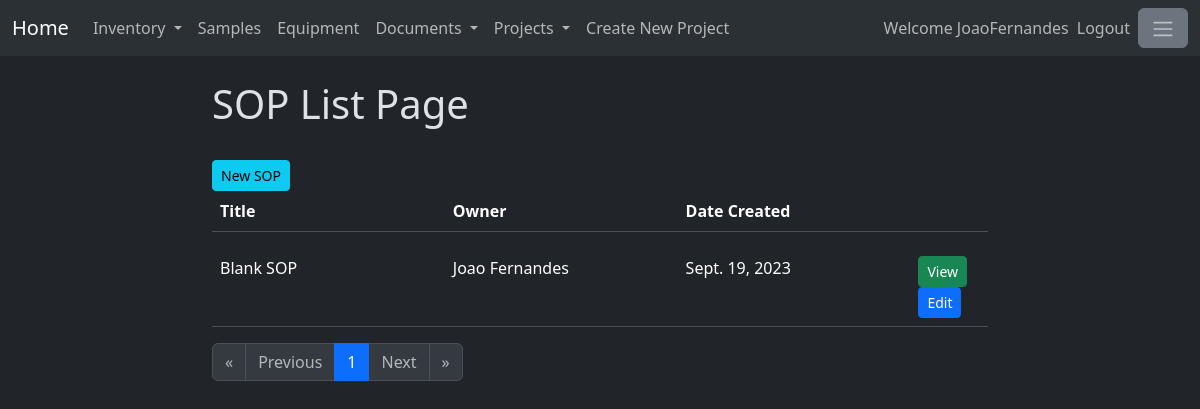
The app's page /SOPs/ (signed in) with its own data.
### standardoperatingprotocols/models.py (models this page shows, shortened)
class SOP(models.Model):
    title = models.CharField(max_length=200)
    documentBody = RichTextField(blank=True,null=True)
    isEnabled = models.BooleanField(default=True)
    owner = models.ForeignKey(User,on_delete=models.SET_NULL, null=True)
    ownerSignature = models.CharField(max_length=200,default="")
    creationDate = models.DateField(auto_now_add=True)
    linkedAttachment=models.ManyToManyField(SOPAttachments, related_name="linkedAttachment")
    trainer = models.ManyToManyField(User, related_name="trainer")
    trainee = models.ManyToManyField(User, related_name="trainee")

### standardoperatingprotocols/views.py (the view)
# urls.py: path('', views.SOPList.as_view(), name = 'SOPList'),
@method_decorator(login_required, name='dispatch')
class SOPList(TemplateView):
    template_name = 'SOPList.html'
    def get_context_data(self):
        context = super().get_context_data()
        projects=Projects.objects.filter(isEnabled=True)
        projectform = CreateNewProject()
        SOPListObjects = SOP.objects.filter(isEnabled=True).order_by('-creationDate')
        paginator = Paginator(SOPListObjects,1)
        page_number = self.request.GET.get("page")
        page_obj = paginator.get_page(page_number)
        context['page_obj'] = page_obj
        context['projects'] = projects
        context['projectform'] = projectform
        return context

### standardoperatingprotocols/templates/SOPList.html
{% extends 'baseSOP.html' %}
{% block content %}
<h1>SOP List Page</h1>
<br>
<a href="/SOPs/create" class="btn btn-info btn-sm" aria-current="true">
    New SOP
</a>
<br>
<table class="table" style="width: 100%;">
    <thead>
      <tr>
        <th width="30%" scope="col">Title</th>
        <th width="30%" scope="col">Owner</th>
        <th width="30%" scope="col">Date Created</th>
        <th width="10%" scope="col"> </th>
      </tr>
    </thead>
</table>
<div style="width:100%; overflow:auto; max-height:500px;">
    <table class="table">
        <tbody>
        {% for SOP in page_obj %}
            <tr>
                <td width="30%">
                    {{SOP.title}}
                </td>
                <td width="30%">
                    {{SOP.owner.first_name}} {{SOP.owner.last_name}}
                </td>
                <td width="30%">
                    {{SOP.creationDate}}
                </td>
                <td width="10%">
                    <a class="btn btn-success btn-sm" href="{% url 'specificSOP' SOP.id %}"
                    role="button">
                        View
                    </a>
                    <a class="btn btn-primary btn-sm" href="{% url 'editSOP' SOP.id %}"
                    role="button">
                        Edit
                    </a>
                </td>
            </tr>
        {% endfor %}
        </tbody>
    </table>
</div>
<nav aria-label="Page navigation">
    <ul class="pagination">
        {%if page_obj.has_previous%}
            <li class="page-item">
                <a class="page-link" href="?page=1" aria-label="First">
                <span aria-hidden="true">&laquo;</span>
                </a>
            </li>
            <li class="page-item">
                <a class="page-link" href="?page={{page_obj.previous_page_number}}" aria-label="Previous">
                <span aria-hidden="true">Previous</span>
                </a>
            </li>
        {% else %}
            <li class="page-item">
                <span class="page-link disabled" aria-hidden="true">&laquo;</span>
            </li>
            <li class="page-item">
                <span class="page-link disabled" aria-hidden="true">Previous</span>
            </li>
        {% endif%}
        {% for page in page_obj.paginator.page_range %}
            {% if page == page_obj.number %}
                <li class="page-item active"><a class="page-link" href="?page={{page}}">{{page}}</a></li>
            {% else %}
                <li class="page-item"><a class="page-link" href="?page={{page}}">{{page}}</a></li>
            {% endif %}
        {% endfor %}
        {%if page_obj.has_next%}
            <li class="page-item">
                <a class="page-link" href="?page={{page_obj.next_page_number}}" aria-label="Next">
                <span aria-hidden="true">Next</span>
                </a>
            </li>
            <li class="page-item">
                <a class="page-link" href="?page={{page_obj.paginator.num_pages}}" aria-label="Last">
                <span aria-hidden="true">&raquo;</span>
                </a>
            </li>
        {% else %}
            <li class="page-item">
                <span class="page-link disabled" aria-hidden="true">Next</span>
            </li>
            <li class="page-item">
                <span class="page-link disabled" aria-hidden="true">&raquo;</span>
            </li>
        {% endif%}
    </ul>
</nav>
{% endblock %}

### mainpage/templates/base.html (shortened to what this page needs)
<!doctype html>
{% load static %}
{% load crispy_forms_tags %}
<html lang="en" data-bs-theme="dark">
    <head>
        <link href="https://cdn.jsdelivr.net/npm/bootstrap@5.3.1/dist/css/bootstrap.min.css"
        rel="stylesheet"
>
    </head>
    <body>
        <header>
            <nav class="navbar navbar-expand-lg bg-body-tertiary">
                <div class="container-fluid">
                    <a class="navbar-brand"  href="{% url 'homePage' %}">
                        Home
                      </a>
                    <div class="collapse navbar-collapse" id="navbarText">
                        <ul class="navbar-nav me-auto mb-2 mb-lg-0">
                            <li class="nav-item dropdown">
                                <a class="nav-link dropdown-toggle" href="#" role="button" data-bs-toggle="dropdown" aria-expanded="false">
                                        Inventory
                                </a>
                            </li>
                            <li class="nav-item">
                                <a class="nav-link" href="/sampletype">Samples</a>
                            </li>
                            <li class="nav-item">
                                <a class="nav-link" href="/equipment">Equipment</a>
                            </li>
                            <li class="nav-item dropdown">
                                <a class="nav-link dropdown-toggle" href="#" role="button" data-bs-toggle="dropdown" aria-expanded="false">
                                        Documents
                                </a>
                            </li>
                            <li class="nav-item dropdown">
                                <a class="nav-link dropdown-toggle" href="#" role="button" data-bs-toggle="dropdown" aria-expanded="false">
                                        Projects
                                </a>
                            </li>
                            <li><a data-bs-toggle="modal" data-bs-target="#projectModal" class="nav-link" type="button"
                                >Create New Project</a></li>
                        </ul>
                        <ul class="navbar-nav mb-2 mb-lg-0">
                            {% if user.is_authenticated %}
                                <span class="navbar-text">
                                    Welcome {{user.username}}
                                </span>
                                <li class="nav-item">
                                    <a class="nav-link" href="/logout">Logout</a>
                                </li>
                            {% endif %}
                            <li class="nav-item">
                                <button class="btn btn-secondary" type="button" data-bs-toggle="offcanvas"
                                data-bs-target="#offcanvasWithBothOptions" aria-controls="offcanvasWithBothOptions">
                                    <span class="navbar-toggler-icon"></span>
                                </button>
                            </li>
                        </ul>
                    </div>
                </div>
            </nav>
            <br>
        </header>
        <main>
            <div class="container-fluid">
                <div class="row">
                    <div class="col-2">
                    </div>
                    <div class="col-8">
                        {% if user.is_authenticated %}
                            {% block content %}
                            {% endblock %}
                        {% else %}
                            {% block login_and_registration %}
                            {% endblock %}
                        {% endif %}
                    </div>
                    <div class="col-2">
                    </div>
                </div>
            </div>
        </main>
    </body>
</html>

### records on screen
SOP: title "Blank SOP", owner.first_name "Joao", owner.last_name "Fernandes", creationDate "Sept. 19, 2023"

### other values on screen
{{ user.username }} "JoaoFernandes"
{{ page }} "1"
